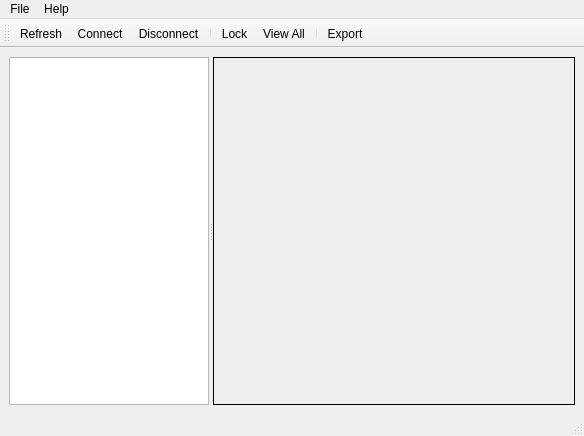
<?xml version="1.0" encoding="UTF-8"?>
<ui version="4.0">
 <class>MainWindow</class>
 <widget class="QMainWindow" name="MainWindow">
  <property name="geometry">
   <rect>
    <x>0</x>
    <y>0</y>
    <width>584</width>
    <height>436</height>
   </rect>
  </property>
  <property name="windowTitle">
   <string>Spectrum Analyzer</string>
  </property>
  <property name="windowIcon">
   <iconset>
    <normaloff>icons/spectrum_analyzer.png</normaloff>icons/spectrum_analyzer.png</iconset>
  </property>
  <widget class="QWidget" name="centralwidget">
   <layout class="QHBoxLayout" name="horizontalLayout">
    <item>
     <widget class="QSplitter" name="splitter">
      <property name="orientation">
       <enum>Qt::Horizontal</enum>
      </property>
      <widget class="QListWidget" name="listDevices">
       <property name="sizePolicy">
        <sizepolicy hsizetype="Maximum" vsizetype="Expanding">
         <horstretch>0</horstretch>
         <verstretch>0</verstretch>
        </sizepolicy>
       </property>
       <property name="maximumSize">
        <size>
         <width>200</width>
         <height>16777215</height>
        </size>
       </property>
      </widget>
      <widget class="QStackedWidget" name="stackedPlots">
       <property name="frameShape">
        <enum>QFrame::Box</enum>
       </property>
       <property name="currentIndex">
        <number>-1</number>
       </property>
      </widget>
     </widget>
    </item>
   </layout>
  </widget>
  <widget class="QMenuBar" name="menubar">
   <property name="geometry">
    <rect>
     <x>0</x>
     <y>0</y>
     <width>584</width>
     <height>27</height>
    </rect>
   </property>
   <widget class="QMenu" name="menuFile">
    <property name="title">
     <string>File</string>
    </property>
    <addaction name="actionQuit"/>
   </widget>
   <widget class="QMenu" name="menuHelp">
    <property name="title">
     <string>Help</string>
    </property>
    <addaction name="actionAbout"/>
   </widget>
   <addaction name="menuFile"/>
   <addaction name="menuHelp"/>
  </widget>
  <widget class="QStatusBar" name="statusbar"/>
  <widget class="QToolBar" name="toolBar">
   <property name="windowTitle">
    <string>toolBar</string>
   </property>
   <attribute name="toolBarArea">
    <enum>TopToolBarArea</enum>
   </attribute>
   <attribute name="toolBarBreak">
    <bool>false</bool>
   </attribute>
   <addaction name="actionRefresh"/>
   <addaction name="actionConnect"/>
   <addaction name="actionDisconnect"/>
   <addaction name="separator"/>
   <addaction name="actionLock"/>
   <addaction name="actionViewAll"/>
   <addaction name="separator"/>
   <addaction name="actionExport"/>
  </widget>
  <action name="actionQuit">
   <property name="icon">
    <iconset>
     <normaloff>icons/exit.png</normaloff>icons/exit.png</iconset>
   </property>
   <property name="text">
    <string>&amp;Quit</string>
   </property>
  </action>
  <action name="actionAbout">
   <property name="icon">
    <iconset>
     <normaloff>icons/about.png</normaloff>icons/about.png</iconset>
   </property>
   <property name="text">
    <string>&amp;About</string>
   </property>
  </action>
  <action name="actionLock">
   <property name="checkable">
    <bool>true</bool>
   </property>
   <property name="icon">
    <iconset>
     <normaloff>icons/lock.png</normaloff>icons/lock.png</iconset>
   </property>
   <property name="text">
    <string>&amp;Lock</string>
   </property>
   <property name="toolTip">
    <string>start/stop sampling</string>
   </property>
  </action>
  <action name="actionViewAll">
   <property name="checkable">
    <bool>true</bool>
   </property>
   <property name="icon">
    <iconset>
     <normaloff>icons/view_all.png</normaloff>icons/view_all.png</iconset>
   </property>
   <property name="text">
    <string>&amp;View All</string>
   </property>
   <property name="toolTip">
    <string>view all incoming data</string>
   </property>
  </action>
  <action name="actionConnect">
   <property name="icon">
    <iconset>
     <normaloff>icons/connect.png</normaloff>icons/connect.png</iconset>
   </property>
   <property name="text">
    <string>&amp;Connect</string>
   </property>
   <property name="toolTip">
    <string>connect to selected device</string>
   </property>
  </action>
  <action name="actionDisconnect">
   <property name="icon">
    <iconset>
     <normaloff>icons/disconnect.png</normaloff>icons/disconnect.png</iconset>
   </property>
   <property name="text">
    <string>&amp;Disconnect</string>
   </property>
   <property name="toolTip">
    <string>disconnect from selected device</string>
   </property>
  </action>
  <action name="actionExport">
   <property name="icon">
    <iconset>
     <normaloff>icons/save.png</normaloff>icons/save.png</iconset>
   </property>
   <property name="text">
    <string>&amp;Export</string>
   </property>
   <property name="toolTip">
    <string>export data to several formats</string>
   </property>
  </action>
  <action name="actionRefresh">
   <property name="icon">
    <iconset>
     <normaloff>icons/refresh.png</normaloff>icons/refresh.png</iconset>
   </property>
   <property name="text">
    <string>&amp;Refresh</string>
   </property>
   <property name="toolTip">
    <string>search/update devices list</string>
   </property>
  </action>
 </widget>
 <resources/>
 <connections/>
</ui>
